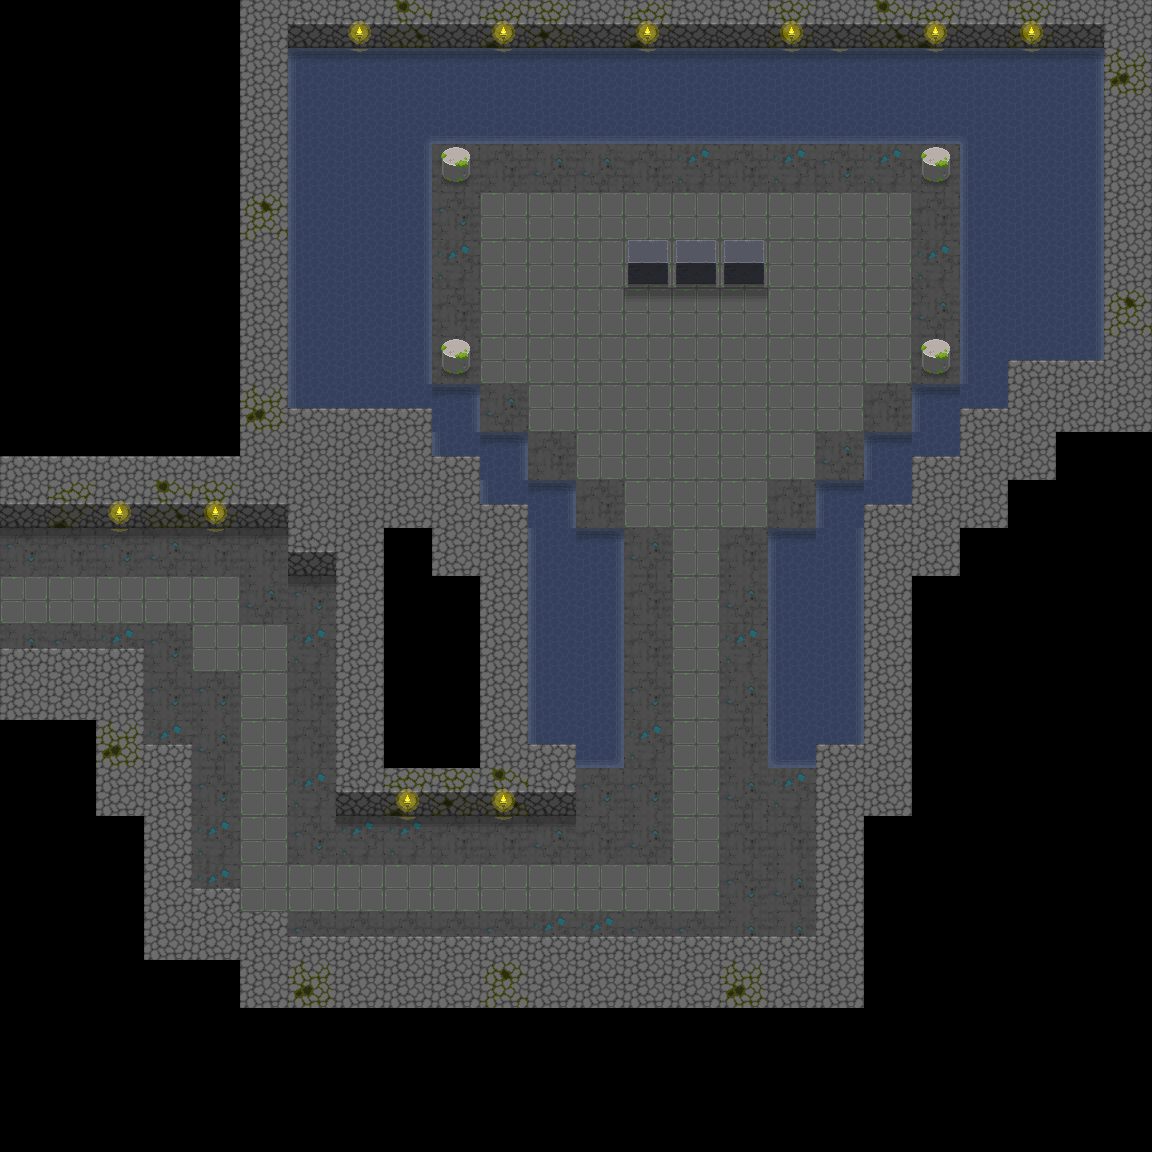

A level layout from a 2D game, rendered from its tile map. Below: a short description, then the map file with tile-grid data replaced by summaries:
An orthogonal 24x24 tile map with 48x48 px tiles, 10 tile layers (floor, floor 2, props, creature, ...) and 1 object (TEMPLE).

<map version="1.10" tiledversion="1.11.0" orientation="orthogonal" renderorder="right-down" width="24" height="24" tilewidth="48" tileheight="48" infinite="0" nextlayerid="12" nextobjectid="22">
 <properties>
  <property name="startX" value="1" />
  <property name="startY" value="12" />
 </properties>
 <tileset firstgid="1" name="terrain" tilewidth="48" tileheight="48" tilecount="760" columns="20">
  <image source="uf_terrain.png" width="960" height="1824" />
  <tile id="115">
   <animation>
    <frame tileid="115" duration="500" />
    <frame tileid="116" duration="500" />
    <frame tileid="117" duration="500" />
    <frame tileid="118" duration="500" />
   </animation>
  </tile>
  <tile id="135">
   <animation>
    <frame tileid="135" duration="500" />
    <frame tileid="136" duration="500" />
    <frame tileid="137" duration="500" />
    <frame tileid="138" duration="500" />
   </animation>
  </tile>
  <tile id="155">
   <animation>
    <frame tileid="155" duration="500" />
    <frame tileid="156" duration="500" />
    <frame tileid="157" duration="500" />
    <frame tileid="158" duration="500" />
   </animation>
  </tile>
  <tile id="175">
   <animation>
    <frame tileid="175" duration="500" />
    <frame tileid="176" duration="500" />
    <frame tileid="177" duration="500" />
    <frame tileid="178" duration="500" />
   </animation>
  </tile>
  <tile id="195">
   <animation>
    <frame tileid="195" duration="300" />
    <frame tileid="196" duration="300" />
    <frame tileid="197" duration="300" />
    <frame tileid="198" duration="300" />
   </animation>
  </tile>
  <tile id="215">
   <animation>
    <frame tileid="215" duration="500" />
    <frame tileid="216" duration="500" />
    <frame tileid="217" duration="500" />
    <frame tileid="218" duration="500" />
   </animation>
  </tile>
  <tile id="621">
   <animation>
    <frame tileid="621" duration="300" />
    <frame tileid="622" duration="300" />
   </animation>
  </tile>
  <tile id="644">
   <animation>
    <frame tileid="644" duration="200" />
    <frame tileid="645" duration="200" />
   </animation>
  </tile>
  <tile id="664">
   <animation>
    <frame tileid="664" duration="200" />
    <frame tileid="665" duration="200" />
   </animation>
  </tile>
  <tile id="672">
   <animation>
    <frame tileid="672" duration="750" />
    <frame tileid="673" duration="750" />
   </animation>
  </tile>
  <tile id="674">
   <animation>
    <frame tileid="674" duration="750" />
    <frame tileid="675" duration="750" />
   </animation>
  </tile>
 </tileset>
 <layer id="1" name="floor" width="24" height="24">
  <data>[576 cells, 157 non-empty, 5 distinct tile ids]</data>
 </layer>
 <layer id="2" name="floor 2" width="24" height="24">
  <data>[576 cells, 105 non-empty, 3 distinct tile ids]</data>
 </layer>
 <layer id="3" name="props" width="24" height="24">
  <data>[576 cells, 7 non-empty, 2 distinct tile ids]</data>
 </layer>
 <layer id="4" name="creature" width="24" height="24">
  <data>[576 cells, 0 non-empty, 0 distinct tile ids]</data>
 </layer>
 <layer id="5" name="water_edges" width="24" height="24">
  <data>[576 cells, 81 non-empty, 3 distinct tile ids]</data>
 </layer>
 <layer id="6" name="shadows" width="24" height="24">
  <data>[576 cells, 40 non-empty, 1 distinct tile ids]</data>
 </layer>
 <layer id="7" name="walls" width="24" height="24">
  <data>[576 cells, 140 non-empty, 8 distinct tile ids]</data>
 </layer>
 <layer id="8" name="door" width="24" height="24">
  <data>[576 cells, 0 non-empty, 0 distinct tile ids]</data>
 </layer>
 <layer id="9" name="torches" width="24" height="24">
  <data>[576 cells, 21 non-empty, 2 distinct tile ids]</data>
 </layer>
 <layer id="10" name="webs" width="24" height="24">
  <data>[576 cells, 0 non-empty, 0 distinct tile ids]</data>
 </layer>
 <objectgroup id="11" name="people">
  <object id="21" name="Priest of Cant" type="TEMPLE" x="672" y="192" width="48" height="48">
   <properties>
    <property name="icon" value="Druid_Winter_Warden_Male" />
    <property name="movement" value="WANDER" />
   </properties>
  </object>
 </objectgroup>
</map>
